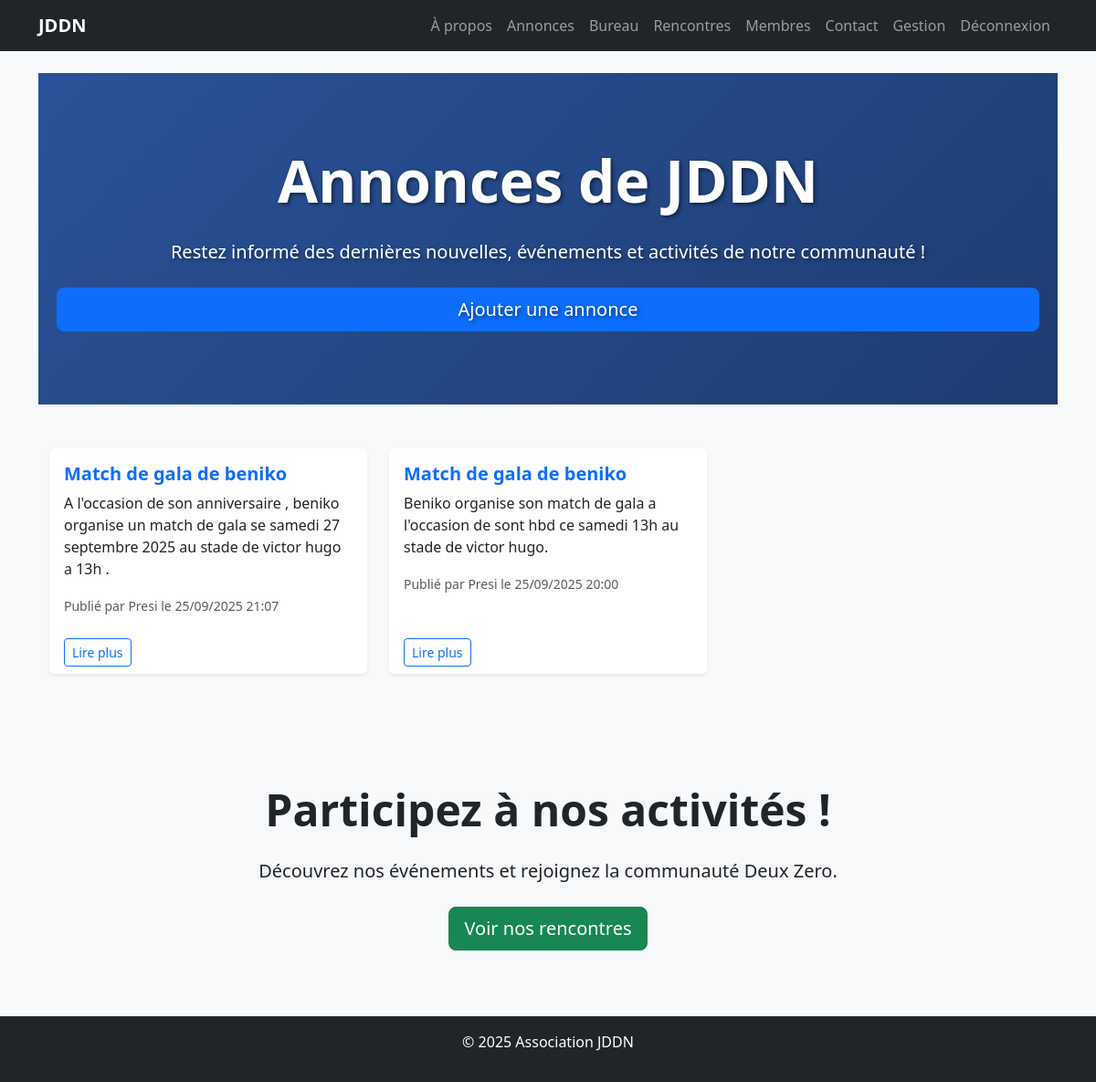
The app's page /annonces/ (signed in) with its own data.
### core/models.py (models this page shows, shortened)
class Association(models.Model):
    nom = models.CharField(max_length=100)
    description = models.TextField(blank=True)
    date_creation = models.DateField()
    logo = models.ImageField(upload_to='logos/', blank=True, null=True)
    email = models.EmailField(blank=True)
    telephone = models.CharField(max_length=20, blank=True)
    adresse = models.TextField(blank=True)
    cotisation_match = models.DecimalField(max_digits=10, decimal_places=2, default=500.00)  # 500 FCFA par membre
    amende_retard = models.DecimalField(max_digits=10, decimal_places=2, default=100.00)  # 100 FCFA pour retard
    heure_debut_match = models.TimeField(default='08:00:00')  # 8h

class Annonce(models.Model):
    association = models.ForeignKey(Association, on_delete=models.CASCADE, related_name='annonces')
    titre = models.CharField(max_length=200)
    contenu = models.TextField()
    date_creation = models.DateTimeField(auto_now_add=True)
    publie_par = models.ForeignKey(Membre, on_delete=models.SET_NULL, null=True)

class Membre(AbstractUser):
    association = models.ForeignKey('Association', on_delete=models.CASCADE, related_name='membres', null=True)
    pseudo = models.CharField(max_length=50, unique=True)
    date_naissance = models.DateField(null=True, blank=True)
    lieu_naissance = models.CharField(max_length=100, blank=True)
    photo = models.ImageField(upload_to='membres/', blank=True, null=True)
    role = models.ForeignKey('Role', on_delete=models.SET_NULL, null=True, blank=True)
    groups = models.ManyToManyField(
        'auth.Group',
        verbose_name=_('groups'),
        blank=True,
        related_name='membre_groups',  # Nom unique pour éviter le conflit avec auth.User
        help_text=_(
            'The groups this user belongs to. A user will get all permissions '
            'granted to each of their groups.'
        ),
    )
    user_permissions = models.ManyToManyField(
        'auth.Permission',
        verbose_name=_('user permissions'),
        blank=True,
        related_name='membre_permissions',  # Nom unique pour éviter le conflit avec auth.User
        help_text=_('Specific permissions for this user.'),
    )
    def is_bureau(self):
        return self.role and self.role.nom != 'membre_simple'

### core/views.py (the view)
# urls.py: path('annonces/', views.annonces, name='annonces'),
@login_required
def annonces(request):
    association = request.user.association
    if not association:
        return render(request, 'core/403.html', {'error': 'Aucune association associée à cet utilisateur.'}, status=403)
    annonces = Annonce.objects.filter(association=association).order_by('-date_creation')
    annonces_with_delays = [(annonce, index / 3.0) for index, annonce in enumerate(annonces)]
    return render(request, 'core/annonces.html', {
        'association': association,
        'annonces_with_delays': annonces_with_delays,
    })

### templates/core/annonces.html (shortened to what this page needs)
{% extends 'base.html' %}
{% load static %}
{% block content %}
<div class="container-fluid p-0">
    <div class="hero-section text-center text-white" style="background: linear-gradient(135deg, #2a5298 0%, #1e3c72 100%); padding: 80px 20px;">
        <h1 class="display-3 fw-bold mb-4 animate__animated animate__fadeIn">Annonces de {{ association.nom }}</h1>
        <p class="lead mb-4 animate__animated animate__fadeIn" style="animation-delay: 0.3s;">
            Restez informé des dernières nouvelles, événements et activités de notre communauté !
        </p>
        {% if user.is_bureau %}
            <a href="{% url 'ajouter_annonce' %}" class="btn btn-primary btn-lg animate__animated animate__pulse" style="animation-delay: 0.6s;">Ajouter une annonce</a>
        {% endif %}
    </div>
    <div class="container my-5">
        {% if annonces_with_delays %}
            <div class="row">
                {% for annonce, delay in annonces_with_delays %}
                    <div class="col-md-6 col-lg-4 mb-4">
                        <div class="card h-100 border-0 shadow-sm animate__animated animate__fadeInUp" style="animation-delay: {{ delay }}s;">
                            <div class="card-body">
                                <h5 class="card-title text-primary fw-bold">{{ annonce.titre }}</h5>
                                <p class="card-text">{{ annonce.contenu|truncatewords:50 }}</p>
                                <small class="text-muted">Publié par {{ annonce.publie_par.pseudo|default:"N/A" }} le {{ annonce.date_creation|date:"d/m/Y H:i" }}</small>
                            </div>
                            <div class="card-footer bg-transparent border-0">
                                <a href="#" class="btn btn-outline-primary btn-sm">Lire plus</a>
                            </div>
                        </div>
                    </div>
                {% endfor %}
            </div>
        {% endif %}
    </div>
    <div class="cta-section text-center py-5 bg-light">
        <h2 class="display-5 fw-bold mb-4 animate__animated animate__fadeIn">Participez à nos activités !</h2>
        <p class="lead mb-4">Découvrez nos événements et rejoignez la communauté Deux Zero.</p>
        <a href="{% url 'rencontres' %}" class="btn btn-success btn-lg animate__animated animate__pulse">Voir nos rencontres</a>
    </div>
    <link rel="stylesheet" href="https://cdnjs.cloudflare.com/ajax/libs/animate.css/4.1.1/animate.min.css">
</div>
{% endblock %}

### static/css/custom.css (style rules this page uses)
body { background-color: #f8f9fa; }

### templates/core/annonces.html (style rules this page uses)
.hero-section { min-height: 300px; display: flex; flex-direction: column; justify-content: center; text-shadow: 2px 2px 4px rgba(0, 0, 0, 0.5); }
.card { transition: transform 0.3s ease, box-shadow 0.3s ease; }
.card-footer { background: transparent; }
.animate__pulse { animation-duration: 1.5s; animation-iteration-count: infinite; }

### records on screen
Association: nom "JDDN"
Annonce: titre "Match de gala de beniko", contenu "A l'occasion de son anniversaire , beniko organise un match de gala se samedi 27 septembre 2025 au stade de victor hugo a 13h .", publie_par.pseudo "Presi", date_creation "25/09/2025 21:07"
Annonce: titre "Match de gala de beniko", contenu "Beniko organise son match de gala a l'occasion de sont hbd ce samedi 13h au stade de victor hugo.", publie_par.pseudo "Presi", date_creation "25/09/2025 20:00"
